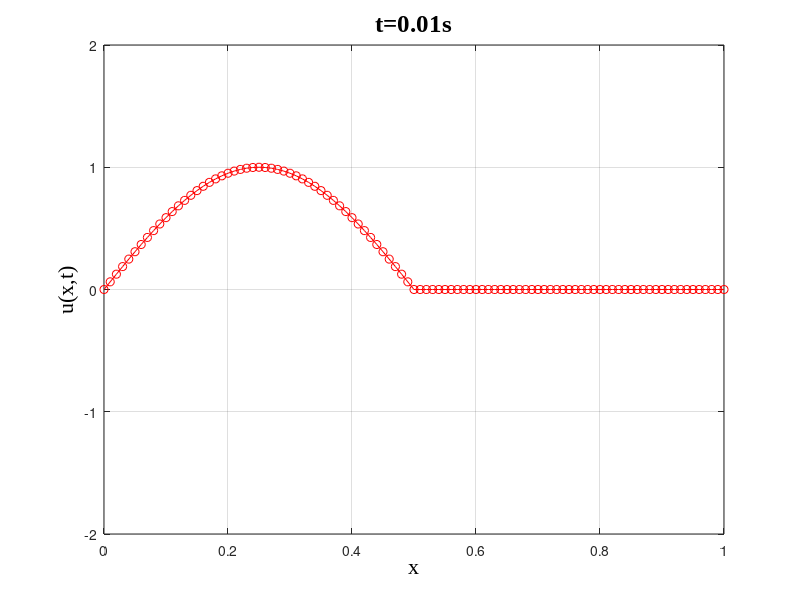

This figure's MATLAB source: (Note: this script raises an error after producing the figure.)
clear
clc
clf
tic
L=100; % space grid
T=100;  % time grid
dx=1/L; % space step
dt=0.01; % time step
v=0.8; % wave speed
c=v^2*dt^2/dx^2; % reduced coeffecient
u=zeros(T,L+1);

for k=1:L/2+1
  u(1,k)=sin(2*pi*(k-1)/L); % initial wave shape
  u(2,k)=sin(2*pi*(k-1)/L); % initial velocity = 0
end

for j=2:T
  for k=2:L
    u(j+1,k)=c*(u(j,k+1)+u(j,k-1))+2*(1-c)*u(j,k)-u(j-1,k);
  end
end

xx=linspace(0,1,L+1);

h = figure;
axis tight manual % this ensures that getframe() returns a consistent size
filename = '1Dwave.gif';
for j=1:T
    pic1=plot(xx,u(j,:),'r-o');
    hold on ;
    %---------------%
    set(gca,'XLim',[0 1])
    set(gca,'YLim',[-2 2])
    set(gca,'XGrid','on')
    set(gca,'YGrid','on')
    set(get(gca, 'XLabel'), 'String', 'x')
    set(get(gca, 'XLabel'), 'FontSize', 16)
    set(get(gca, 'XLabel'), 'FontName', 'Times New Roman')
    set(get(gca, 'YLabel'), 'String', 'u(x,t)')
    set(get(gca, 'YLabel'), 'FontSize', 16)
    set(get(gca, 'YLabel'), 'FontName', 'Times New Roman')
    set(get(gca, 'Title'), 'String', ['t=',num2str(j*dt),'s'])
    set(get(gca, 'Title'), 'FontSize', 18)
    set(get(gca, 'Title'), 'FontName', 'Times New Roman')
    %---------------%
    drawnow;
    % Capture the plot as an image 
    frame = getframe(h); 
    im = frame2im(frame); 
    [im,cm] = rgb2ind(im,256);
    % Write to the GIF File 
    if j == 1 
        imwrite(im,cm,filename,'gif', 'Loopcount',inf,'delaytime',0.2); 
    else 
        imwrite(im,cm,filename,'gif','WriteMode','append','delaytime',0.2); 
    end
    delete(pic1);
end

toc